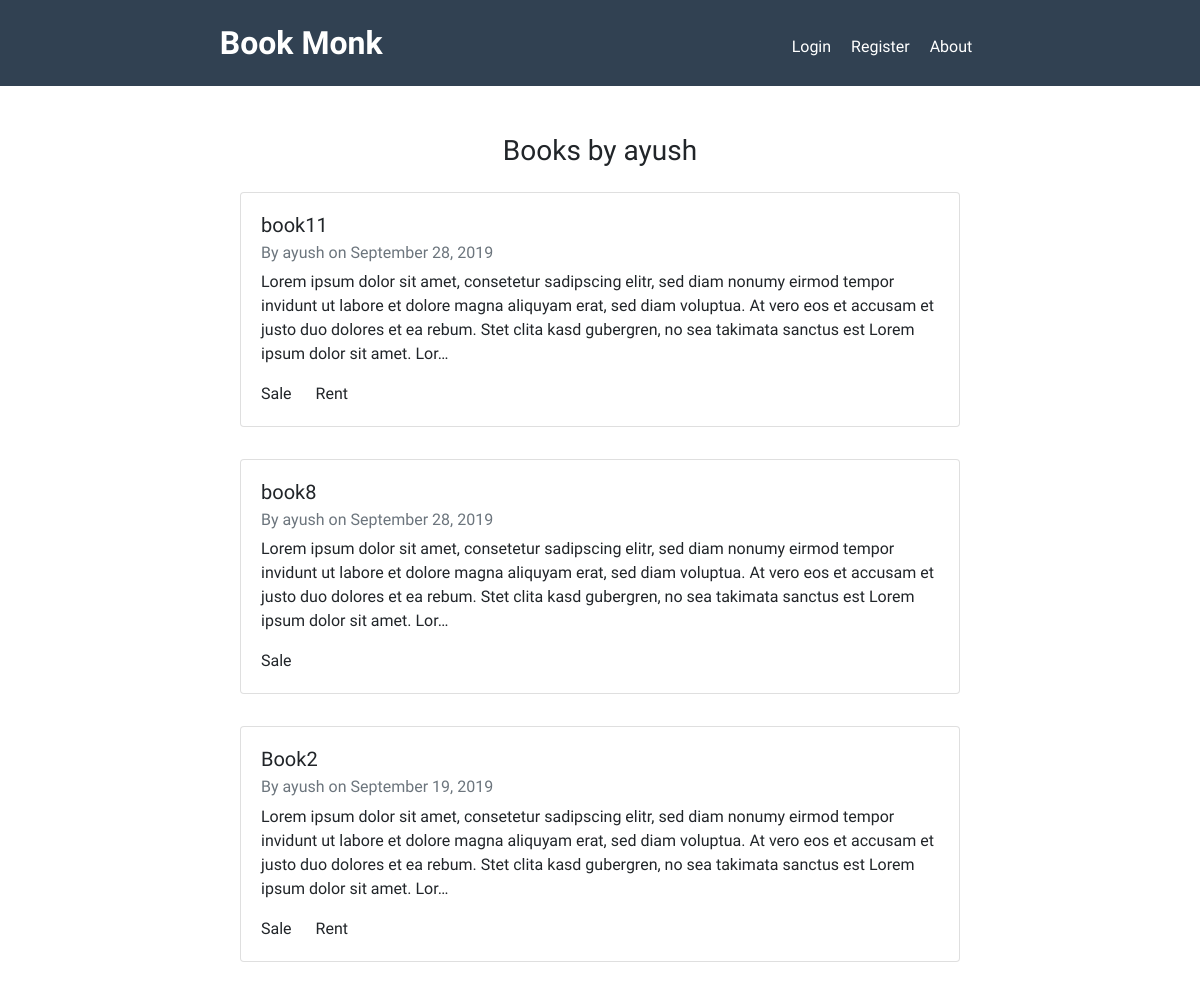
Page /user/ayush/ on the committed database.
### books/models.py (models this page shows, shortened)
class Book(models.Model):
    title = models.CharField(max_length=100)
    details = models.TextField()
    for_rent = models.BooleanField()
    for_sale = models.BooleanField()
    date_posted = models.DateTimeField(default=timezone.now)
    post_author = models.ForeignKey(User, on_delete=models.CASCADE)
    contact_info = models.CharField(max_length=100)

### books/views.py (the view)
# urls.py: path('user/<str:username>/', UserBookListView.as_view(), name='user-books'),
class UserBookListView(ListView):
    model = Book
    template_name = 'books/user_books.html'
    context_object_name = 'book_set'
    paginate_by = 5
    def get_queryset(self):
        user = get_object_or_404(User, username=self.kwargs.get('username'))
        return Book.objects.filter(post_author=user).order_by('-date_posted')

### books/templates/books/user_books.html (shortened to what this page needs)
{% extends "books/base.html" %}
{% block content %}
    <div class="books">
        <h3>Books by {{ view.kwargs.username }}</h1>
        {% for book in book_set %}
            <div class="card book-container" style="width: 60vw;">
                <div class="card-body">
                    <h5 class="card-title"><a href="{% url 'book-detail' book.id %}">{{ book.title }}</a></h5>
                    <h6 class="card-subtitle mb-2 text-muted">By <a href="{% url 'user-books' book.post_author.username %}"> {{ book.post_author.username }}</a> on {{ book.date_posted|date:"F d, Y" }}</h6>
                    <p class="card-text">{{ book.details|truncatechars:300 }}</p>
                    {% if book.for_sale %}
                        <span class="card-link">Sale</span>
                    {% endif %}
                    {% if book.for_rent %}
                        <span class="card-link">Rent</span>
                    {% endif %}
                </div>
            </div>
        {% endfor %}
    </div>
{% endblock content %}

### books/templates/books/base.html (shortened to what this page needs)
{% load static %}
<!DOCTYPE html>
<html lang="en">
<head>
    <link rel="stylesheet" href="https://stackpath.bootstrapcdn.com/bootstrap/4.3.1/css/bootstrap.min.css">
    <link rel="stylesheet" type="text/css" href="{% static 'books/main.css' %}">
</head>
<body>
    <nav class="app-nav">
        <a href="{% url 'books-home' %}" class="nav-title">Book Monk</a>
        <div class="nav-options">
            {% if user.is_authenticated %}
                <a href="{% url 'book-create' %}">New Post</a>
                <a href="{% url 'profile' %}">Profile</a>
                <a href="{% url 'logout'%}">Logout</a>
            {% else %}
                <a href="{% url 'login' %}">Login</a>
                <a href="{% url 'register' %}">Register</a>
            {% endif %}
            <a href="{% url 'about' %}">About</a>
        </div>
    </nav>
    <div class="content-wrapper">
        {% block content %}
        {% endblock %}
    </div>
</body>
</html>

### books/static/books/main.css (style rules this page uses)
body { font-family: 'Be Vietnam', sans-serif; }
.content-wrapper { margin: 3rem; }
.app-nav { display: flex; justify-content: space-around; align-items: center; padding: 1.2rem; text-transform: capitalize; background: rgb(49, 65, 82); color: white; }
.nav-title { font-size: 2rem; font-weight: 600; }
a, a:hover { color: inherit; text-decoration: none; }
.nav-options { padding-top: 0.5rem; }
.nav-options > a { margin: 0rem 0.5rem; }
.books { display: flex; flex-direction: column; justify-content: center; align-items: center; }
.book-container { margin: 1rem; }

### rows in the picture
Book: title "book11", post_author.username "ayush", date_posted "September 28, 2019", details "Lorem ipsum dolor sit amet, consetetur sadipscing elitr, sed diam nonumy eirmod tempor invidunt ut labore et dolore magna aliquyam erat, sed diam voluptua. At vero eos et accusam et justo duo dolores et ea rebum. Stet clita kasd gubergren, no sea takimata sanctus est Lorem ipsum dolor sit amet. Lor…", for_sale "Sale", for_rent "Rent"
Book: title "book8", post_author.username "ayush", date_posted "September 28, 2019", details "Lorem ipsum dolor sit amet, consetetur sadipscing elitr, sed diam nonumy eirmod tempor invidunt ut labore et dolore magna aliquyam erat, sed diam voluptua. At vero eos et accusam et justo duo dolores et ea rebum. Stet clita kasd gubergren, no sea takimata sanctus est Lorem ipsum dolor sit amet. Lor…", for_sale "Sale"
Book: title "Book2", post_author.username "ayush", date_posted "September 19, 2019", details "Lorem ipsum dolor sit amet, consetetur sadipscing elitr, sed diam nonumy eirmod tempor invidunt ut labore et dolore magna aliquyam erat, sed diam voluptua. At vero eos et accusam et justo duo dolores et ea rebum. Stet clita kasd gubergren, no sea takimata sanctus est Lorem ipsum dolor sit amet. Lor…", for_sale "Sale", for_rent "Rent"

### other values in the picture
{{ view.kwargs.username }} "ayush"
